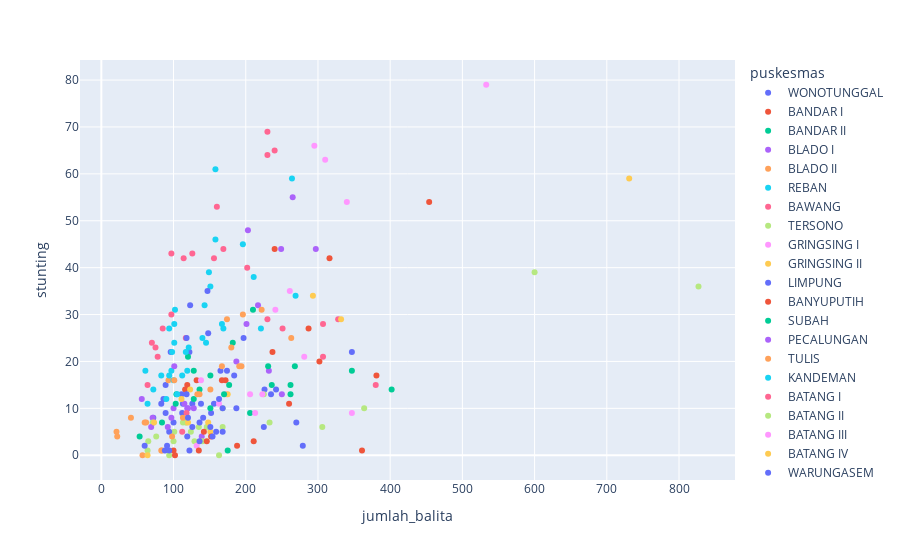

The notebook cell saved with this chart:
### Code cell
plt.figure(figsize=[12, 8])

fig = px.scatter(stunting_data_corr, x="jumlah_balita", y="stunting", color="puskesmas")

fig.show()

### Figure 1 — Plotly figure (JSON) as saved in the notebook; plotly's stock layout.template omitted (floating-point values rounded to 4 significant figures)
{"data": [{"hovertemplate": "puskesmas=WONOTUNGGAL<br>jumlah_balita=%{x}<br>stunting=%{y}<extra></extra>", "legendgroup": "WONOTUNGGAL", "marker": {"color": "#636efa", "symbol": "circle"}, "mode": "markers", "name": "WONOTUNGGAL", "orientation": "v", "showlegend": true, "type": "scatter", "x": [113, 100, 122, 152, 156, 347, 225, 226, 89, 89, 112, 72, 270, 126, 83], "xaxis": "x", "y": [11, 7, 22, 9, 11, 22, 6, 14, 9, 15, 9, 8, 7, 11, 11], "yaxis": "y"}, {"hovertemplate": "puskesmas=BANDAR I<br>jumlah_balita=%{x}<br>stunting=%{y}<extra></extra>", "legendgroup": "BANDAR I", "marker": {"color": "#EF553B", "symbol": "circle"}, "mode": "markers", "name": "BANDAR I", "orientation": "v", "showlegend": true, "type": "scatter", "x": [116, 240, 316, 381, 172, 132, 167, 237, 119, 302, 454], "xaxis": "x", "y": [14, 44, 42, 17, 16, 16, 16, 22, 15, 20, 54], "yaxis": "y"}, {"hovertemplate": "puskesmas=BANDAR II<br>jumlah_balita=%{x}<br>stunting=%{y}<extra></extra>", "legendgroup": "BANDAR II", "marker": {"color": "#00cc96", "symbol": "circle"}, "mode": "markers", "name": "BANDAR II", "orientation": "v", "showlegend": true, "type": "scatter", "x": [347, 262, 206, 262, 151, 175], "xaxis": "x", "y": [18, 13, 9, 15, 10, 1], "yaxis": "y"}, {"hovertemplate": "puskesmas=BLADO I<br>jumlah_balita=%{x}<br>stunting=%{y}<extra></extra>", "legendgroup": "BLADO I", "marker": {"color": "#ab63fa", "symbol": "circle"}, "mode": "markers", "name": "BLADO I", "orientation": "v", "showlegend": true, "type": "scatter", "x": [72, 56, 115, 71, 201, 217, 119, 232, 139, 100, 187, 120], "xaxis": "x", "y": [7, 12, 11, 8, 28, 32, 10, 18, 4, 10, 20, 10], "yaxis": "y"}, {"hovertemplate": "puskesmas=BLADO II<br>jumlah_balita=%{x}<br>stunting=%{y}<extra></extra>", "legendgroup": "BLADO II", "marker": {"color": "#FFA15A", "symbol": "circle"}, "mode": "markers", "name": "BLADO II", "orientation": "v", "showlegend": true, "type": "scatter", "x": [196, 21, 57, 93, 222, 194], "xaxis": "x", "y": [30, 5, 0, 16, 31, 19], "yaxis": "y"}, {"hovertemplate": "puskesmas=REBAN<br>jumlah_balita=%{x}<br>stunting=%{y}<extra></extra>", "legendgroup": "REBAN", "marker": {"color": "#19d3f3", "symbol": "circle"}, "mode": "markers", "name": "REBAN", "orientation": "v", "showlegend": true, "type": "scatter", "x": [101, 158, 61, 102, 149, 169, 100, 196, 158, 101, 121, 112, 94, 151, 94, 83, 64, 145, 97], "xaxis": "x", "y": [24, 61, 18, 31, 39, 27, 16, 45, 46, 28, 23, 17, 27, 36, 17, 17, 11, 24, 18], "yaxis": "y"}, {"hovertemplate": "puskesmas=BAWANG<br>jumlah_balita=%{x}<br>stunting=%{y}<extra></extra>", "legendgroup": "BAWANG", "marker": {"color": "#FF6692", "symbol": "circle"}, "mode": "markers", "name": "BAWANG", "orientation": "v", "showlegend": true, "type": "scatter", "x": [97, 230, 85, 126, 64, 160, 251, 230, 117, 202, 97, 78, 230, 240, 118, 114, 156, 75, 70, 169], "xaxis": "x", "y": [43, 64, 27, 43, 15, 53, 27, 69, 25, 40, 30, 21, 29, 65, 9, 42, 42, 23, 24, 44], "yaxis": "y"}, {"hovertemplate": "puskesmas=TERSONO<br>jumlah_balita=%{x}<br>stunting=%{y}<extra></extra>", "legendgroup": "TERSONO", "marker": {"color": "#B6E880", "symbol": "circle"}, "mode": "markers", "name": "TERSONO", "orientation": "v", "showlegend": true, "type": "scatter", "x": [65, 118, 101, 100, 168, 129, 76, 113, 117, 163, 146, 124, 225, 233, 140, 135, 168, 94, 64, 71], "xaxis": "x", "y": [3, 7, 5, 3, 6, 3, 4, 7, 7, 0, 6, 5, 13, 7, 3, 6, 10, 0, 1, 7], "yaxis": "y"}, {"hovertemplate": "puskesmas=GRINGSING I<br>jumlah_balita=%{x}<br>stunting=%{y}<extra></extra>", "legendgroup": "GRINGSING I", "marker": {"color": "#FF97FF", "symbol": "circle"}, "mode": "markers", "name": "GRINGSING I", "orientation": "v", "showlegend": true, "type": "scatter", "x": [347, 281, 132, 206, 261, 223, 172, 163, 174, 213], "xaxis": "x", "y": [9, 21, 2, 13, 35, 13, 13, 11, 13, 9], "yaxis": "y"}, {"hovertemplate": "puskesmas=GRINGSING II<br>jumlah_balita=%{x}<br>stunting=%{y}<extra></extra>", "legendgroup": "GRINGSING II", "marker": {"color": "#FECB52", "symbol": "circle"}, "mode": "markers", "name": "GRINGSING II", "orientation": "v", "showlegend": true, "type": "scatter", "x": [151, 148, 175, 120, 123], "xaxis": "x", "y": [5, 7, 13, 7, 14], "yaxis": "y"}, {"hovertemplate": "puskesmas=LIMPUNG<br>jumlah_balita=%{x}<br>stunting=%{y}<extra></extra>", "legendgroup": "LIMPUNG", "marker": {"color": "#636efa", "symbol": "circle"}, "mode": "markers", "name": "LIMPUNG", "orientation": "v", "showlegend": true, "type": "scatter", "x": [235, 94, 123, 165, 86, 118, 118, 151, 138, 197, 60, 147, 141, 136, 111, 148, 96], "xaxis": "x", "y": [13, 5, 32, 18, 12, 13, 25, 6, 11, 25, 2, 35, 8, 7, 13, 26, 22], "yaxis": "y"}, {"hovertemplate": "puskesmas=BANYUPUTIH<br>jumlah_balita=%{x}<br>stunting=%{y}<extra></extra>", "legendgroup": "BANYUPUTIH", "marker": {"color": "#EF553B", "symbol": "circle"}, "mode": "markers", "name": "BANYUPUTIH", "orientation": "v", "showlegend": true, "type": "scatter", "x": [135, 142, 361, 260, 188, 102, 146, 100, 152, 211, 287], "xaxis": "x", "y": [1, 5, 1, 11, 2, 0, 3, 1, 4, 3, 27], "yaxis": "y"}, {"hovertemplate": "puskesmas=SUBAH<br>jumlah_balita=%{x}<br>stunting=%{y}<extra></extra>", "legendgroup": "SUBAH", "marker": {"color": "#00cc96", "symbol": "circle"}, "mode": "markers", "name": "SUBAH", "orientation": "v", "showlegend": true, "type": "scatter", "x": [104, 151, 128, 170, 120, 84, 177, 236, 53, 182, 136, 402, 268, 231, 103, 128, 210], "xaxis": "x", "y": [13, 17, 12, 13, 21, 7, 15, 15, 4, 24, 14, 14, 19, 19, 11, 18, 31], "yaxis": "y"}, {"hovertemplate": "puskesmas=PECALUNGAN<br>jumlah_balita=%{x}<br>stunting=%{y}<extra></extra>", "legendgroup": "PECALUNGAN", "marker": {"color": "#ab63fa", "symbol": "circle"}, "mode": "markers", "name": "PECALUNGAN", "orientation": "v", "showlegend": true, "type": "scatter", "x": [297, 97, 265, 203, 249, 69, 250, 92, 101, 128], "xaxis": "x", "y": [44, 8, 55, 48, 44, 6, 13, 6, 19, 10], "yaxis": "y"}, {"hovertemplate": "puskesmas=TULIS<br>jumlah_balita=%{x}<br>stunting=%{y}<extra></extra>", "legendgroup": "TULIS", "marker": {"color": "#FFA15A", "symbol": "circle"}, "mode": "markers", "name": "TULIS", "orientation": "v", "showlegend": true, "type": "scatter", "x": [263, 191, 101, 98, 151, 83, 113, 84, 180, 167, 133, 41, 60, 62, 174, 22, 136], "xaxis": "x", "y": [25, 19, 16, 4, 14, 1, 8, 1, 23, 19, 13, 8, 7, 7, 29, 4, 13], "yaxis": "y"}, {"hovertemplate": "puskesmas=KANDEMAN<br>jumlah_balita=%{x}<br>stunting=%{y}<extra></extra>", "legendgroup": "KANDEMAN", "marker": {"color": "#19d3f3", "symbol": "circle"}, "mode": "markers", "name": "KANDEMAN", "orientation": "v", "showlegend": true, "type": "scatter", "x": [105, 117, 167, 72, 119, 221, 143, 140, 98, 211, 90, 269, 264], "xaxis": "x", "y": [13, 22, 28, 14, 18, 27, 32, 25, 22, 38, 12, 34, 59], "yaxis": "y"}, {"hovertemplate": "puskesmas=BATANG I<br>jumlah_balita=%{x}<br>stunting=%{y}<extra></extra>", "legendgroup": "BATANG I", "marker": {"color": "#FF6692", "symbol": "circle"}, "mode": "markers", "name": "BATANG I", "orientation": "v", "showlegend": true, "type": "scatter", "x": [112, 380, 328, 307, 307], "xaxis": "x", "y": [5, 15, 29, 28, 21], "yaxis": "y"}, {"hovertemplate": "puskesmas=BATANG II<br>jumlah_balita=%{x}<br>stunting=%{y}<extra></extra>", "legendgroup": "BATANG II", "marker": {"color": "#B6E880", "symbol": "circle"}, "mode": "markers", "name": "BATANG II", "orientation": "v", "showlegend": true, "type": "scatter", "x": [306, 364, 827, 600], "xaxis": "x", "y": [6, 10, 36, 39], "yaxis": "y"}, {"hovertemplate": "puskesmas=BATANG III<br>jumlah_balita=%{x}<br>stunting=%{y}<extra></extra>", "legendgroup": "BATANG III", "marker": {"color": "#FF97FF", "symbol": "circle"}, "mode": "markers", "name": "BATANG III", "orientation": "v", "showlegend": true, "type": "scatter", "x": [310, 241, 340, 295, 533, 138], "xaxis": "x", "y": [63, 31, 54, 66, 79, 16], "yaxis": "y"}, {"hovertemplate": "puskesmas=BATANG IV<br>jumlah_balita=%{x}<br>stunting=%{y}<extra></extra>", "legendgroup": "BATANG IV", "marker": {"color": "#FECB52", "symbol": "circle"}, "mode": "markers", "name": "BATANG IV", "orientation": "v", "showlegend": true, "type": "scatter", "x": [731, 73, 111, 64, 332, 293], "xaxis": "x", "y": [59, 7, 12, 0, 29, 34], "yaxis": "y"}, {"hovertemplate": "puskesmas=WARUNGASEM<br>jumlah_balita=%{x}<br>stunting=%{y}<extra></extra>", "legendgroup": "WARUNGASEM", "marker": {"color": "#636efa", "symbol": "circle"}, "mode": "markers", "name": "WARUNGASEM", "orientation": "v", "showlegend": true, "type": "scatter", "x": [242, 88, 94, 91, 187, 163, 168, 174, 168, 136, 120, 279, 126, 184, 159, 119, 154, 122], "xaxis": "x", "y": [14, 1, 1, 2, 10, 12, 5, 18, 10, 3, 8, 2, 6, 17, 5, 4, 4, 1], "yaxis": "y"}], "layout": {"legend": {"title": {"text": "puskesmas"}, "tracegroupgap": 0}, "margin": {"t": 60}, "xaxis": {"anchor": "y", "domain": [0, 1], "title": {"text": "jumlah_balita"}}, "yaxis": {"anchor": "x", "domain": [0, 1], "title": {"text": "stunting"}}}}
